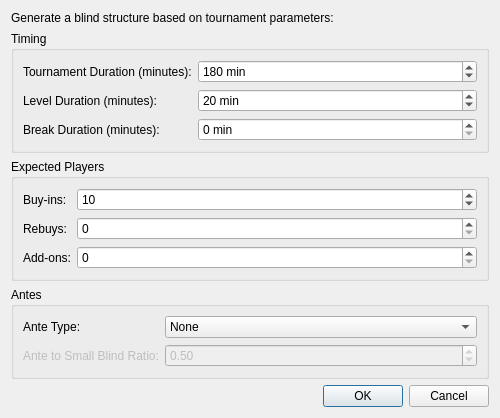
<?xml version="1.0" encoding="UTF-8"?>
<ui version="4.0">
 <class>TBGenerateRoundsDialog</class>
 <widget class="QDialog" name="TBGenerateRoundsDialog">
  <property name="geometry">
   <rect>
    <x>0</x>
    <y>0</y>
    <width>500</width>
    <height>400</height>
   </rect>
  </property>
  <property name="windowTitle">
   <string>Generate Blind Structure</string>
  </property>
  <layout class="QVBoxLayout" name="verticalLayout">
   <item>
    <widget class="QLabel" name="titleLabel">
     <property name="text">
      <string>Generate a blind structure based on tournament parameters:</string>
     </property>
     <property name="wordWrap">
      <bool>true</bool>
     </property>
    </widget>
   </item>
   <item>
    <widget class="QGroupBox" name="timingGroupBox">
     <property name="title">
      <string>Timing</string>
     </property>
     <layout class="QFormLayout" name="timingFormLayout">
      <item row="0" column="0">
       <widget class="QLabel" name="desiredDurationLabel">
        <property name="text">
         <string>Tournament Duration (minutes):</string>
        </property>
       </widget>
      </item>
      <item row="0" column="1">
       <widget class="QSpinBox" name="desiredDurationSpinBox">
        <property name="suffix">
         <string> min</string>
        </property>
        <property name="minimum">
         <number>10</number>
        </property>
        <property name="maximum">
         <number>1440</number>
        </property>
        <property name="singleStep">
         <number>10</number>
        </property>
        <property name="value">
         <number>180</number>
        </property>
       </widget>
      </item>
      <item row="1" column="0">
       <widget class="QLabel" name="levelDurationLabel">
        <property name="text">
         <string>Level Duration (minutes):</string>
        </property>
       </widget>
      </item>
      <item row="1" column="1">
       <widget class="QSpinBox" name="levelDurationSpinBox">
        <property name="suffix">
         <string> min</string>
        </property>
        <property name="minimum">
         <number>1</number>
        </property>
        <property name="maximum">
         <number>120</number>
        </property>
        <property name="singleStep">
         <number>5</number>
        </property>
        <property name="value">
         <number>20</number>
        </property>
       </widget>
      </item>
      <item row="2" column="0">
       <widget class="QLabel" name="breakDurationLabel">
        <property name="text">
         <string>Break Duration (minutes):</string>
        </property>
       </widget>
      </item>
      <item row="2" column="1">
       <widget class="QSpinBox" name="breakDurationSpinBox">
        <property name="suffix">
         <string> min</string>
        </property>
        <property name="minimum">
         <number>0</number>
        </property>
        <property name="maximum">
         <number>60</number>
        </property>
        <property name="singleStep">
         <number>5</number>
        </property>
        <property name="value">
         <number>0</number>
        </property>
       </widget>
      </item>
     </layout>
    </widget>
   </item>
   <item>
    <widget class="QGroupBox" name="playersGroupBox">
     <property name="title">
      <string>Expected Players</string>
     </property>
     <layout class="QFormLayout" name="playersFormLayout">
      <item row="0" column="0">
       <widget class="QLabel" name="buyinsLabel">
        <property name="text">
         <string>Buy-ins:</string>
        </property>
       </widget>
      </item>
      <item row="0" column="1">
       <widget class="QSpinBox" name="buyinsSpinBox">
        <property name="minimum">
         <number>0</number>
        </property>
        <property name="maximum">
         <number>1000</number>
        </property>
        <property name="value">
         <number>10</number>
        </property>
       </widget>
      </item>
      <item row="1" column="0">
       <widget class="QLabel" name="rebuysLabel">
        <property name="text">
         <string>Rebuys:</string>
        </property>
       </widget>
      </item>
      <item row="1" column="1">
       <widget class="QSpinBox" name="rebuysSpinBox">
        <property name="minimum">
         <number>0</number>
        </property>
        <property name="maximum">
         <number>1000</number>
        </property>
        <property name="value">
         <number>0</number>
        </property>
       </widget>
      </item>
      <item row="2" column="0">
       <widget class="QLabel" name="addonsLabel">
        <property name="text">
         <string>Add-ons:</string>
        </property>
       </widget>
      </item>
      <item row="2" column="1">
       <widget class="QSpinBox" name="addonsSpinBox">
        <property name="minimum">
         <number>0</number>
        </property>
        <property name="maximum">
         <number>1000</number>
        </property>
        <property name="value">
         <number>0</number>
        </property>
       </widget>
      </item>
     </layout>
    </widget>
   </item>
   <item>
    <widget class="QGroupBox" name="antesGroupBox">
     <property name="title">
      <string>Antes</string>
     </property>
     <layout class="QFormLayout" name="antesFormLayout">
      <item row="0" column="0">
       <widget class="QLabel" name="anteTypeLabel">
        <property name="text">
         <string>Ante Type:</string>
        </property>
       </widget>
      </item>
      <item row="0" column="1">
       <widget class="QComboBox" name="anteTypeComboBox">
        <item>
         <property name="text">
          <string>None</string>
         </property>
        </item>
        <item>
         <property name="text">
          <string>Traditional</string>
         </property>
        </item>
        <item>
         <property name="text">
          <string>Big Blind Ante</string>
         </property>
        </item>
       </widget>
      </item>
      <item row="1" column="0">
       <widget class="QLabel" name="anteRatioLabel">
        <property name="text">
         <string>Ante to Small Blind Ratio:</string>
        </property>
        <property name="enabled">
         <bool>false</bool>
        </property>
       </widget>
      </item>
      <item row="1" column="1">
       <widget class="QDoubleSpinBox" name="anteRatioSpinBox">
        <property name="enabled">
         <bool>false</bool>
        </property>
        <property name="decimals">
         <number>2</number>
        </property>
        <property name="minimum">
         <double>0.000000000000000</double>
        </property>
        <property name="maximum">
         <double>2.000000000000000</double>
        </property>
        <property name="singleStep">
         <double>0.100000000000000</double>
        </property>
        <property name="value">
         <double>0.500000000000000</double>
        </property>
       </widget>
      </item>
     </layout>
    </widget>
   </item>
   <item>
    <spacer name="verticalSpacer">
     <property name="orientation">
      <enum>Qt::Vertical</enum>
     </property>
     <property name="sizeHint" stdset="0">
      <size>
       <width>20</width>
       <height>40</height>
      </size>
     </property>
    </spacer>
   </item>
   <item>
    <widget class="QDialogButtonBox" name="buttonBox">
     <property name="orientation">
      <enum>Qt::Horizontal</enum>
     </property>
     <property name="standardButtons">
      <set>QDialogButtonBox::Cancel|QDialogButtonBox::Ok</set>
     </property>
    </widget>
   </item>
  </layout>
 </widget>
 <resources/>
 <connections>
  <connection>
   <sender>buttonBox</sender>
   <signal>accepted()</signal>
   <receiver>TBGenerateRoundsDialog</receiver>
   <slot>accept()</slot>
   <hints>
    <hint type="sourcelabel">
     <x>248</x>
     <y>354</y>
    </hint>
    <hint type="destinationlabel">
     <x>157</x>
     <y>274</y>
    </hint>
   </hints>
  </connection>
  <connection>
   <sender>buttonBox</sender>
   <signal>rejected()</signal>
   <receiver>TBGenerateRoundsDialog</receiver>
   <slot>reject()</slot>
   <hints>
    <hint type="sourcelabel">
     <x>316</x>
     <y>360</y>
    </hint>
    <hint type="destinationlabel">
     <x>286</x>
     <y>274</y>
    </hint>
   </hints>
  </connection>
 </connections>
</ui>
